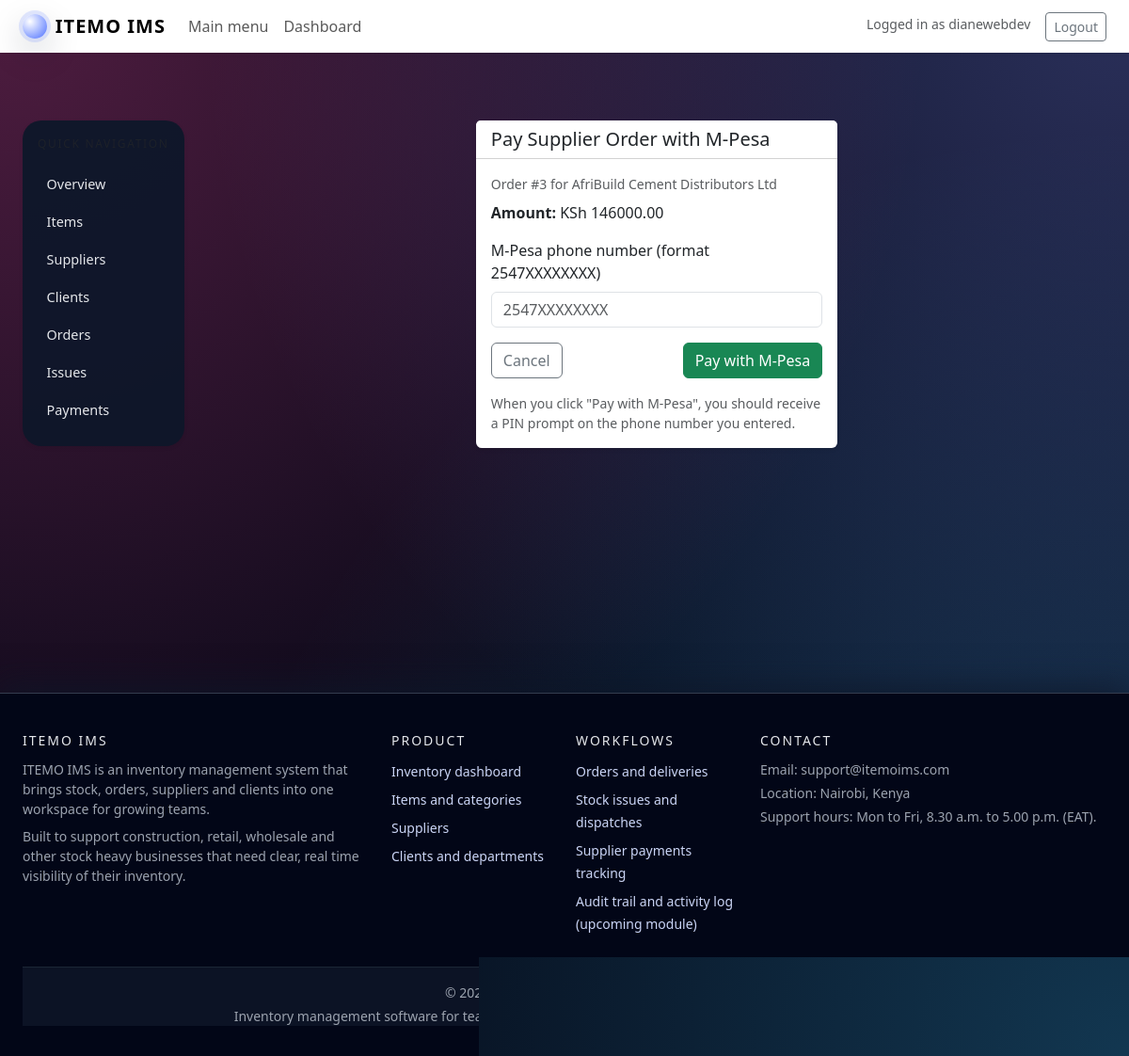
The app's page /store/orders/3/pay-mpesa/ (signed in) with its own data.
### store/models.py (models this page shows, shortened)
class SupplierOrder(models.Model):
    STATUS_CHOICES = [                      #variable to declare different status options for supplier orders
        ("PENDING", "Pending"),
        ("RECEIVED", "Received"),
        ("CANCELLED", "Cancelled"),
    ]
    supplier = models.ForeignKey(Supplier, on_delete=models.SET_NULL,  null=True, blank=True)             #each SupplierOrder is linked to a specific supplier, but one supplier can have multiple orders.f someone tries to delete a supplier that has orders, it sets null.
    item = models.ForeignKey(       #links each order to one Item.
        Item,
        on_delete=models.SET_NULL, null=True, blank=True)
    quantity_ordered = models.PositiveIntegerField(default=1)
    unit_price = models.DecimalField(max_digits=12, decimal_places=2, default=0)
    status = models.CharField(max_length=20, choices=STATUS_CHOICES, default="PENDING",)
    ordered_at = models.DateField(auto_now_add=True, null=True, blank=True)
    notes = models.TextField(blank=True, null=True)
    class Meta:
        ordering = ["-ordered_at"]     #Orders will be returned sorted by date in descending order.The minus sign means "newest first".
    @property
    def total_cost(self):     #not saved in the database, just computed when needed.
        return self.quantity_ordered * self.unit_price

class Supplier(models.Model):
    name = models.CharField(max_length=150)
    contact_person = models.CharField(max_length=150, blank=True, null=True)
    phone = models.CharField(max_length=30, blank=True, null=True)
    email = models.EmailField(blank=True, null=True)
    address = models.TextField(blank=True, null=True)
    is_active = models.BooleanField(default=True)   #means new suppliers start as active by default
    created_at = models.DateTimeField(auto_now_add=True, null=True, blank=True)
    class Meta:
        ordering = ["name"]  #orders suppliers ascending order alphabetically by name

### store/views.py (the view, shortened to what this page needs)
# urls.py: path("orders/<int:order_id>/pay-mpesa/", views.start_mpesa_payment, name="order_pay_mpesa",
@login_required
def start_mpesa_payment(request, order_id):
    order = get_object_or_404(SupplierOrder, id=order_id)
    cl = MpesaClient()
    return render(request, "store/order_pay_mpesa.html", {"order": order})

### templates/store/order_pay_mpesa.html (shortened to what this page needs)
{% extends "base.html" %}
{% block content %}
<div class="row justify-content-center">
    <div class="col-md-6 col-lg-5">
        <div class="card shadow-sm border-0">
            <div class="card-header bg-white">
                <h5 class="mb-0">Pay Supplier Order with M-Pesa</h5>
            </div>
            <div class="card-body">
                <p class="text-muted small mb-2">
                    Order #{{ order.id }} for {{ order.supplier.name }}
                </p>
                <p class="mb-3">
                    <strong>Amount:</strong>
                    KSh {{ order.total_cost }}
                </p>
                <form method="post">
                    <div class="mb-3">
                        <label for="phone_number" class="form-label">
                            M-Pesa phone number (format 2547XXXXXXXX)
                        </label>
                        <input type="text"
                               name="phone_number"
                               id="phone_number"
                               class="form-control"
                               placeholder="2547XXXXXXXX"
                               required>
                    </div>
                    <div class="d-flex justify-content-between">
                        <a href="{% url 'store:order_list' %}"
                           class="btn btn-outline-secondary">
                            Cancel
                        </a>
                        <button type="submit" class="btn btn-success">
                            Pay with M-Pesa
                        </button>
                    </div>
                </form>
                <p class="small text-muted mt-3 mb-0">
                    When you click "Pay with M-Pesa", you should receive
                    a PIN prompt on the phone number you entered.
                </p>
            </div>
        </div>
    </div>
</div>
{% endblock %}

### templates/base.html (shortened to what this page needs)
<!DOCTYPE html>
<html lang="en">
<head>
    {% load static %}
    <link rel="stylesheet" href="{% static 'style/css/bootstrap-5.3.8-dist/css/bootstrap.min.css' %}">
    <link rel="stylesheet" href="{% static 'style/css/main.css' %}">
</head>
<body>
<nav class="navbar navbar-expand-lg navbar-light bg-white shadow-sm sticky-top">
    <div class="container-fluid px-4">
        <a class="navbar-brand brand-text" href="{% url 'landing' %}">
            <span class="brand-logo-circle"></span>
            ITEMO IMS
        </a>
        <div class="collapse navbar-collapse" id="mainNavbar">
            <ul class="navbar-nav me-auto mb-2 mb-lg-0">
                {% if not user.is_authenticated %}
                    <li class="nav-item">
                        <a class="nav-link" href="{% url 'landing' %}">Home</a>
                    </li>
                    <li class="nav-item">
                        <a class="nav-link" href="{% url 'about' %}">About</a>
                    </li>
                    <li class="nav-item">
                        <a class="nav-link" href="{% url 'faq' %}">FAQ</a>
                    </li>
                    <li class="nav-item">
                        <a class="nav-link" href="{% url 'contact' %}">Contact</a>
                    </li>
                {% else %}
                    <li class="nav-item">
                        <a class="nav-link" href="{% url 'store:main_menu' %}">Main menu</a>
                    </li>
                    <li class="nav-item">
                        <a class="nav-link" href="{% url 'store:dashboard' %}">Dashboard</a>
                    </li>
                {% endif %}
            </ul>
            <ul class="navbar-nav ms-auto mb-2 mb-lg-0">
                {% if user.is_authenticated %}
                    <li class="nav-item">
                        <span class="navbar-text me-3 small text-muted">
                            Logged in as {{ user.username }}
                        </span>
                    </li>
                    <li class="nav-item">
                        <a class="btn btn-outline-secondary btn-sm" href="{% url 'users:logout' %}">
                            Logout
                        </a>
                    </li>
                {% endif %}
            </ul>
        </div>
    </div>
</nav>
<main class="page-wrapper">
    <div class="container-fluid px-4 py-4">
        <div class="row">
            {% block sidebar %}
                {% if user.is_authenticated %}
                    <aside class="col-12 col-md-3 col-lg-2 mb-3 sidebar">
                        <div class="card border-0 shadow-sm h-100">
                            <div class="card-body p-3">
                                <div class="sidebar-header mb-3">
                                    <div class="small text-muted">Quick navigation</div>
                                </div>
                                <nav class="nav flex-column sidebar-nav">
                                    <a class="sidebar-link{% if request.resolver_match.url_name == 'dashboard' %} active{% endif %}"
                                       href="{% url 'store:dashboard' %}">
                                        Overview
                                    </a>
                                    <a class="sidebar-link{% if request.resolver_match.url_name == 'item_list' %} active{% endif %}"
                                       href="{% url 'store:item_list' %}">
                                        Items
                                    </a>
                                    <a class="sidebar-link{% if request.resolver_match.url_name == 'supplier_list' %} active{% endif %}"
                                       href="{% url 'store:supplier_list' %}">
                                        Suppliers
                                    </a>
                                    <a class="sidebar-link{% if request.resolver_match.url_name == 'client_list' %} active{% endif %}"
                                       href="{% url 'store:client_list' %}">
                                        Clients
                                    </a>
                                    <a class="sidebar-link{% if request.resolver_match.url_name == 'order_list' %} active{% endif %}"
                                       href="{% url 'store:order_list' %}">
                                        Orders
                                    </a>
                                    <a class="sidebar-link{% if request.resolver_match.url_name == 'issue_list' %} active{% endif %}"
                                       href="{% url 'store:issue_list' %}">
                                        Issues
                                    </a>
                                    <a class="sidebar-link{% if request.resolver_match.url_name == 'payment_list' %} active{% endif %}"
                                       href="{% url 'store:payment_list' %}">
                                        Payments
                                    </a>
                                </nav>
                            </div>
                        </div>
                    </aside>
                {% endif %}
            {% endblock sidebar %}
            <section class="col-12 {% if user.is_authenticated %}col-md-9 col-lg-10{% else %}col-md-12 col-lg-12{% endif %}">
                {% block content %}{% endblock %}
            </section>
        </div>
    </div>
</main>
<footer class="site-footer mt-auto">
    <div class="container-fluid px-4">
        <div class="row gy-4">
            <div class="col-md-4">
                <h6 class="footer-heading">ITEMO IMS</h6>
                <p class="small text-footer-muted mb-2">
                    ITEMO IMS is an inventory management system that brings stock, orders,
                    suppliers and clients into one workspace for growing teams.
                </p>
                <p class="small text-footer-muted mb-0">
                    Built to support construction, retail, wholesale and other stock heavy
                    businesses that need clear, real time visibility of their inventory.
                </p>
            </div>
            <div class="col-6 col-md-2 col-lg-2">
                <h6 class="footer-heading">Product</h6>
                <ul class="footer-links">
                    <li>
                        <a href="{% url 'store:dashboard' %}" class="text-decoration-none">
                            <span>Inventory dashboard</span>
                        </a>
                    </li>
                    <li>
                        <a href="{% url 'store:item_list' %}" class="text-decoration-none">
                            <span>Items and categories</span>
                        </a>
                    </li>
                    <li>
                        <a href="{% url 'store:supplier_list' %}" class="text-decoration-none">
                            <span>Suppliers</span>
                        </a>
                    </li>
                    <li>
                        <a href="{% url 'store:client_list' %}" class="text-decoration-none">
                            <span>Clients and departments</span>
                        </a>
                    </li>
                </ul>
            </div>
            <div class="col-6 col-md-2 col-lg-2">
                <h6 class="footer-heading">Workflows</h6>
                <ul class="footer-links">
                    <li>
                        <a href="{% url 'store:order_list' %}" class="text-decoration-none">
                            <span>Orders and deliveries</span>
                        </a>
                    </li>
                    <li>
                        <a href="{% url 'store:issue_list' %}" class="text-decoration-none">
                            <span>Stock issues and dispatches</span>
                        </a>
                    </li>
                    <li>
                        <a href="{% url 'store:payment_list' %}" class="text-decoration-none">
                            <span>Supplier payments tracking</span>
                        </a>
                    </li>
                    <li>
                        <span>Audit trail and activity log (upcoming module)</span>
                    </li>
                </ul>
            </div>
            <div class="col-md-4 col-lg-4">
                <h6 class="footer-heading">Contact</h6>
                <p class="small text-footer-muted mb-1">
                    Email: support@itemoims.com
                </p>
                <p class="small text-footer-muted mb-1">
                    Location: Nairobi, Kenya
                </p>
                <p class="small text-footer-muted mb-0">
                    Support hours: Mon to Fri, 8.30 a.m. to 5.00 p.m. (EAT).
                </p>
            </div>
        </div>
        <div class="footer-bottom small text-footer-muted">
            <div>© 2025 ITEMO IMS. All rights reserved.</div>
            <div class="mt-1">
                Inventory management software for teams that rely on accurate stock, timely orders and trusted suppliers.
            </div>
        </div>
    </div>
</footer>
</body>
</html>

### static/style/css/main.css (style rules this page uses)
html, body { min-height: 100vh; }
body { margin: 0; font-family: system-ui, -apple-system, BlinkMacSystemFont, "Segoe UI", sans-serif; color: #e5e7eb; background-color: #050816; background-image: radial-gradient(circle at 0% 0%, rgba(236, 72, 153, 0.32), transparent 60%), radial-gradient(circle at 100% 0%, rgba(129, 140, 248, 0.30), transparent 60%), radial-gradient(circle at 100% 100%, rgba(56, 189, 248, 0.26), transparent 60%); background-attachment: fixed; }
.page-wrapper { min-height: calc(100vh - 120px); padding-top: 3rem; padding-bottom: 3rem; }
.brand-text { font-weight: 700; letter-spacing: 0.05em; display: flex; align-items: center; gap: 0.55rem; }
.brand-logo-circle { width: 26px; height: 26px; border-radius: 999px; background: radial-gradient(circle at 30% 30%, #ffffff, #4b6fff); box-shadow: 0 0 0 4px rgba(75, 111, 255, 0.16), 0 14px 35px rgba(15, 23, 42, 0.25); }
.site-footer { margin-top: 48px; padding-top: 42px; padding-bottom: 32px; border-top: 1px solid rgba(148, 163, 184, 0.35); color: #f9fafb; background: #020617; box-shadow: 0 -8px 30px rgba(15, 23, 42, 0.7); }
.footer-heading { font-size: 14px; text-transform: uppercase; letter-spacing: 2px; margin-bottom: 11px; color: #e5e7eb; }
.footer-links { list-style: none; padding-left: 0; margin: 0; }
.footer-links li { margin-bottom: 6px; }
.footer-links span { font-size: 14px; color: #cbd5f5; }
.footer-bottom { margin-top: 28px; padding-top: 16px; border-top: 1px solid rgba(31, 41, 55, 0.9); background-color: rgba(15, 23, 42, 0.75); text-align: center; }
.text-footer-muted { color: #9ca3af; }
.sidebar .card { background: rgba(15, 23, 42, 0.96); border-radius: 20px; border: 1px solid rgba(148, 163, 184, 0.55); box-shadow: 0 24px 60px rgba(15, 23, 42, 0.85); color: #e5e7eb; }
.sidebar-header .small { text-transform: uppercase; letter-spacing: 0.14em; font-size: 0.75rem; color: #9ca3af; }
.sidebar-nav .sidebar-link { display: block; padding: 0.45rem 0.6rem; border-radius: 999px; font-size: 0.9rem; color: #e5e7eb; text-decoration: none; margin-bottom: 0.25rem; }

### records on screen
SupplierOrder: id "3", supplier.name "AfriBuild Cement Distributors Ltd", total_cost "146000.00"

### other values on screen
{{ user.username }} "dianewebdev"
